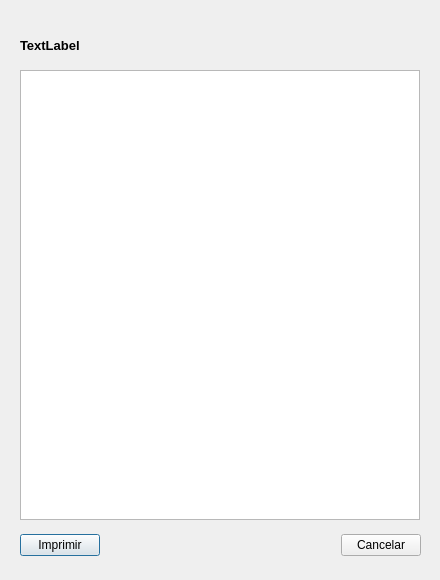
<?xml version="1.0" encoding="UTF-8"?>
<ui version="4.0">
 <class>Factura</class>
 <widget class="QDialog" name="Factura">
  <property name="geometry">
   <rect>
    <x>0</x>
    <y>0</y>
    <width>440</width>
    <height>580</height>
   </rect>
  </property>
  <property name="sizePolicy">
   <sizepolicy hsizetype="Maximum" vsizetype="Maximum">
    <horstretch>0</horstretch>
    <verstretch>0</verstretch>
   </sizepolicy>
  </property>
  <property name="minimumSize">
   <size>
    <width>440</width>
    <height>580</height>
   </size>
  </property>
  <property name="maximumSize">
   <size>
    <width>440</width>
    <height>580</height>
   </size>
  </property>
  <property name="windowTitle">
   <string>Dialog</string>
  </property>
  <widget class="QWidget" name="widget" native="true">
   <property name="geometry">
    <rect>
     <x>20</x>
     <y>520</y>
     <width>401</width>
     <height>51</height>
    </rect>
   </property>
   <layout class="QHBoxLayout" name="horizontalLayout">
    <item>
     <widget class="QPushButton" name="cmdImprimir">
      <property name="text">
       <string>Imprimir</string>
      </property>
     </widget>
    </item>
    <item>
     <spacer name="horizontalSpacer">
      <property name="orientation">
       <enum>Qt::Horizontal</enum>
      </property>
      <property name="sizeHint" stdset="0">
       <size>
        <width>208</width>
        <height>20</height>
       </size>
      </property>
     </spacer>
    </item>
    <item>
     <widget class="QPushButton" name="cmdCancelar">
      <property name="text">
       <string>Cancelar</string>
      </property>
     </widget>
    </item>
   </layout>
  </widget>
  <widget class="QPlainTextEdit" name="outFactura">
   <property name="geometry">
    <rect>
     <x>20</x>
     <y>70</y>
     <width>400</width>
     <height>450</height>
    </rect>
   </property>
   <property name="maximumSize">
    <size>
     <width>400</width>
     <height>450</height>
    </size>
   </property>
   <property name="readOnly">
    <bool>true</bool>
   </property>
  </widget>
  <widget class="QLabel" name="outDir">
   <property name="geometry">
    <rect>
     <x>20</x>
     <y>30</y>
     <width>401</width>
     <height>31</height>
    </rect>
   </property>
   <property name="font">
    <font>
     <pointsize>10</pointsize>
     <bold>true</bold>
    </font>
   </property>
   <property name="text">
    <string>TextLabel</string>
   </property>
  </widget>
 </widget>
 <resources/>
 <connections/>
</ui>
